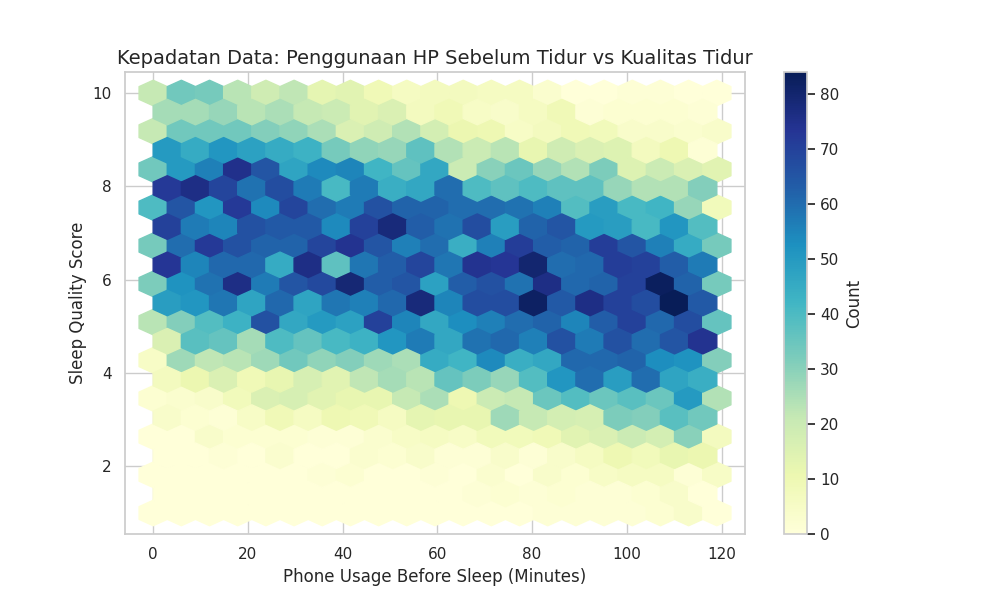

Here is the Python script that generated this plot:
import numpy as np
import pandas as pd
import matplotlib.pyplot as plt
import seaborn as sns

# 1. Simulasi Data 
# Menggunakan 15.000 data 
np.random.seed(42)
n_samples = 15000

# X: Penggunaan HP (0 - 120 menit)
x = np.random.uniform(0, 120, n_samples)

# Y: Kualitas Tidur (skala 1-10) dengan tren negatif terhadap X
# Rumus: baseline - (faktor_penurunan * x) + noise_acak
y = 8.5 - (0.035 * x) + np.random.normal(0, 1.2, n_samples)
y = np.clip(y, 1, 10) # Memastikan nilai tetap di rentang 1-10

# 2. Pengaturan Tema Visual (Whitegrid)
sns.set_theme(style="whitegrid")
fig, ax = plt.subplots(figsize=(10, 6))

# 3. Membuat Hexbin Plot
# 'gridsize=25' menghasilkan ukuran segi enam yang pas seperti di gambar
# 'cmap=YlGnBu' (Yellow-Green-Blue) adalah palet yang digunakan di gambar
# 'mincnt=1' memastikan area tanpa data tetap berwarna putih (tidak kuning pucat)
# 'edgecolors=None' atau 'face' agar antar segi enam terlihat menyatu rapi
hb = ax.hexbin(
    x, y, 
    gridsize=25, 
    cmap='YlGnBu', 
    mincnt=1, 
    edgecolors='face'
)

# 4. Menambahkan Colorbar (Legenda Hitungan/Count)
cb = fig.colorbar(hb, ax=ax)
cb.set_label('Count', fontsize=12)

# 5. Kustomisasi Judul dan Label Sumbu 
ax.set_title('Kepadatan Data: Penggunaan HP Sebelum Tidur vs Kualitas Tidur', 
             fontsize=14, pad=15, loc='left', color='#333333')
ax.set_xlabel('Phone Usage Before Sleep (Minutes)', fontsize=12)
ax.set_ylabel('Sleep Quality Score', fontsize=12)

# Mengatur batas tampilan sumbu  (0-125 dan 0.5-10.5)
ax.set_xlim(-5, 125)
ax.set_ylim(0.5, 10.5)

# 6. Menampilkan Grafik
plt.tight_layout()
plt.show()
